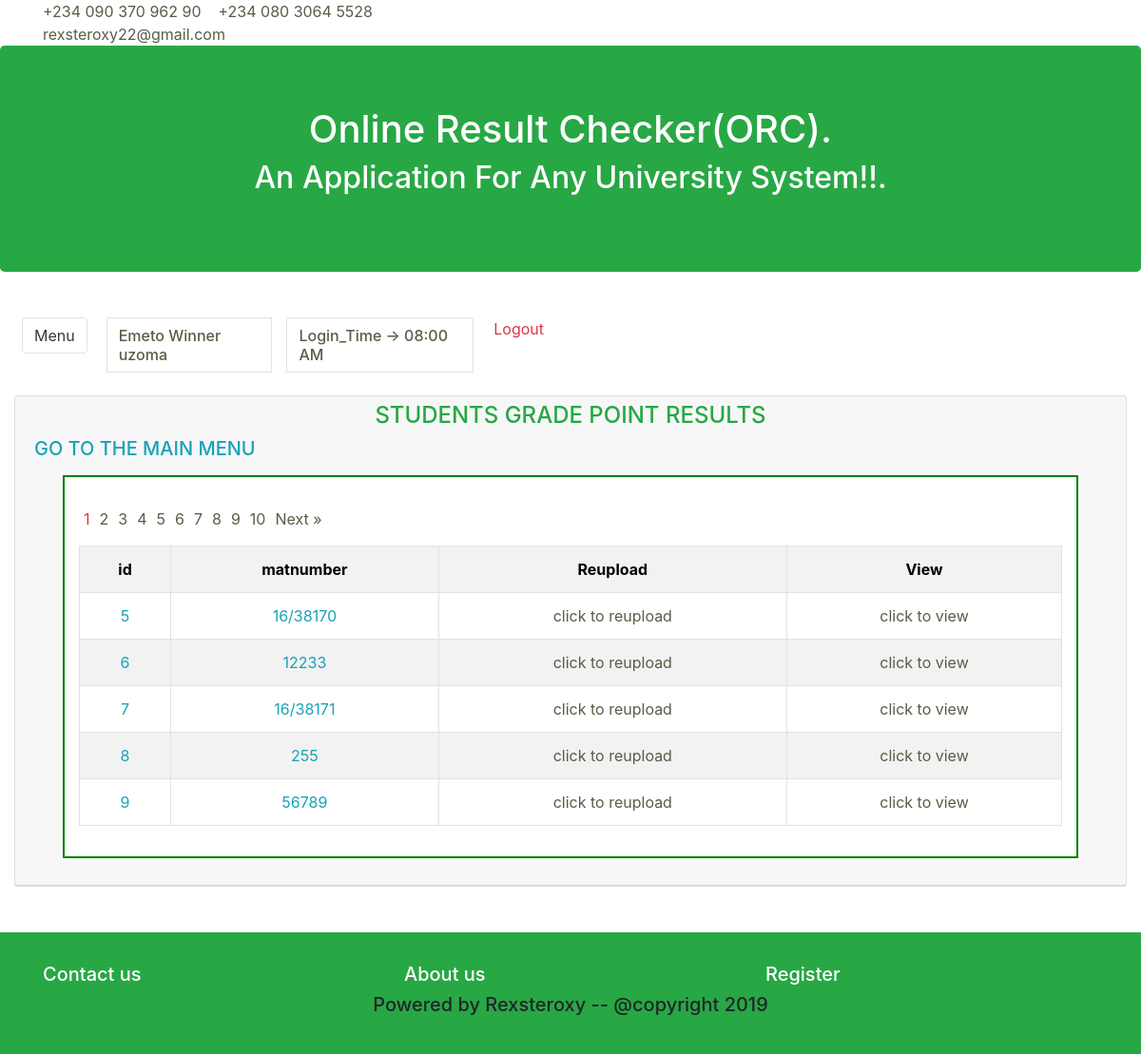
Page /admin/result/gp/index.php (signed in) on the committed database.
### tables this page shows
CREATE TABLE `detail` (
  `id` int(225) NOT NULL,
  `matnumber` varchar(225) NOT NULL,
  `firstone` varchar(225) NOT NULL,
  `secondone` varchar(225) NOT NULL,
  `firsttwo` varchar(225) NOT NULL,
  `secondtwo` varchar(225) NOT NULL,
  `firstthree` varchar(225) NOT NULL,
  `secondthree` varchar(225) NOT NULL,
  `firstfour` varchar(225) NOT NULL,
  `secondfour` varchar(225) NOT NULL,
  `firstfive` varchar(225) NOT NULL,
  `secondfive` varchar(225) NOT NULL
);

### private/functions.php (called while the page is built, shortened)
<?php
function url_for($script_path) {
    if($script_path[0] != '/') {
      $script_path = "/" . $script_path;
        }
    return WWW_ROOT . $script_path;
    }
function h($string=""){
	return htmlspecialchars($string);
    }
?>

### private/classes/databaseObject.class.php (called while the page is built, shortened)
<?php
class DatabaseObject{
    static protected $database;
    static protected $table_name = "";
static public function set_database($database){
    self::$database = $database;
}
static public function find_by_sql($sql){
    $result = self::$database->query($sql);
    $object_array = [];
    while($record = $result->fetch_assoc()){
        $object_array[] = static::instantiate($record);
    }
    return $object_array;
}
static public function count_all(){
    $sql = "SELECT COUNT(*) FROM " . static::$table_name ." ";
    $result_set = self::$database->query($sql);
    $row = $result_set->fetch_array();
    return array_shift($row);
}
static protected function instantiate($record){
    $object = new static;
    foreach($record as $property => $value){
        if(property_exists($object , $property)){
            $object->$property = $value;
        }
    }
    return $object;
}
}
?>

### public/admin/result/gp/index.php (the view, shortened to what this page needs)
<?php
$current_page = $_GET['page'] ?? 1;
$per_page = 5;
$total_count= GpObject::count_all();
$pagination = new Pagination($current_page, $per_page, $total_count);
$sql  = "SELECT * FROM  detail ";
$sql .= "LIMIT {$per_page} ";
$sql .= "OFFSET {$pagination->offset()}";
$gprs = GpObject::find_by_sql($sql);
include_once(SHARED_PATH .'/admin_header.php');
?>
	<div class="container-fluid">
    <div class="row ">
        <div class="col-md-12 col-lg-12 col-sm-12">
				<div class="card">
            <div class="card-header">
            <div class="card-subtitle">
            <h4 class="text-success text-center">STUDENTS GRADE POINT RESULTS</h4>
            <h5><a class="text-info" href="<?php echo url_for('/admin/index.php')?>">GO TO THE MAIN MENU</a></h5>
						<div id="attributes">
<table class="table table-striped table-bordered table-hover table-condensed text-center">
	<tr>
        <th>id</th>
        <th>matnumber</th>
        <th>Reupload</th>
  	    <th>View</th>
	</tr>
	<?php foreach($gprs as $gpr) {?>
		<tr class="text-info">
			<td><?php  echo h($gpr->id);?></td>
			<td><?php echo h($gpr->matnumber);?></td>
            <td><a class="action" href="<?php echo url_for('/admin/upload/stageone.php') ;?>">click to reupload</a></td>
			<td><a class="action" href="<?php echo url_for('/admin/result/gp/view_result.php?id=' . $gpr->id) ;?>">click to view</a></td>
		</tr>
        <?php }?>
		<?php
    	$url=url_for('/admin/result/gp/index.php');
       	echo $pagination->page_links($url);
    ?>
	</table>
	</div>	</div>	</div>	</div>	</div>	</div>	</div>
<br><br>
<?php include_once(SHARED_PATH .'/admin_footer.php');?>

### public/css/mine.css (style rules this page uses)
#attributes { color:black; background: white; border: 2px solid green; padding: 1em 15px; margin: 1em 30px; width: auto px; }

### rows in the picture
detail: id "5", matnumber "16/38170"
detail: id "6", matnumber "12233"
detail: id "7", matnumber "16/38171"
detail: id "8", matnumber "255"
detail: id "9", matnumber "56789"

### other values in the picture
$session->admin_name "Emeto Winner uzoma"
date('h:i A' ,$time) "08:00 AM"
